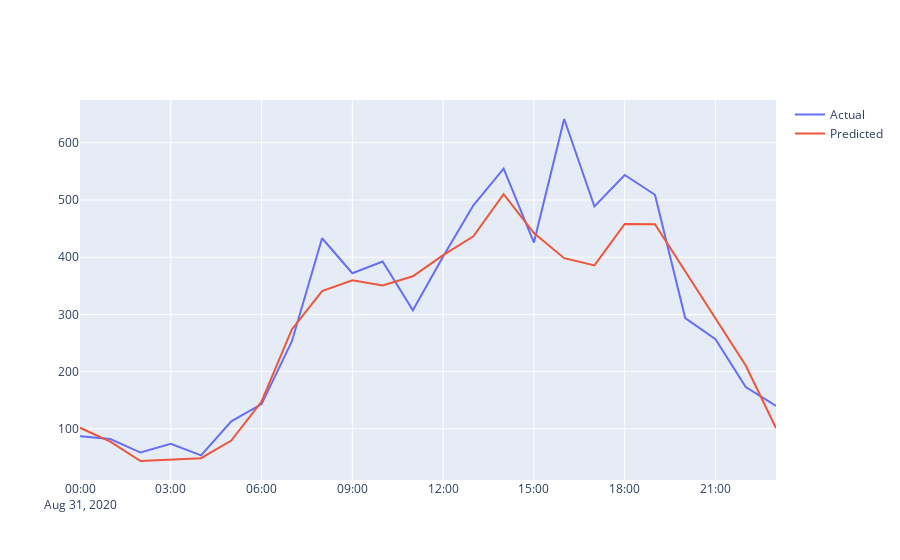

Notebook code cell kept with this figure:
### Code cell
fig = go.Figure()
# Create and style traces
fig.add_trace(go.Scatter(x=test_data_N['ds'], y=test_data_N['y'], name='Actual',))
fig.add_trace(go.Scatter(x=predictions_rolling['ds'], y=predictions_rolling['yhat'], name='Predicted',))
#start_date = "2020-05-11"
#end_date = "2020-05-11 23:00:00"
#fig.update_xaxes(type="date", range=[start_date, end_date])
fig.show()
